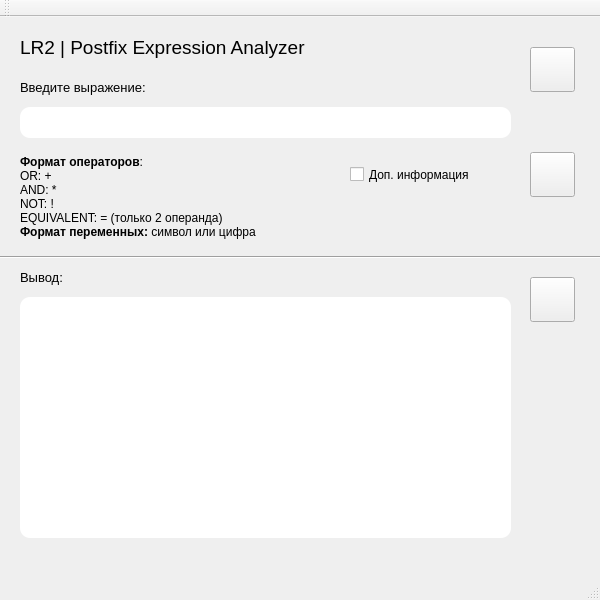
<?xml version="1.0" encoding="UTF-8"?>
<ui version="4.0">
 <class>MainWindow</class>
 <widget class="QMainWindow" name="MainWindow">
  <property name="geometry">
   <rect>
    <x>0</x>
    <y>0</y>
    <width>600</width>
    <height>600</height>
   </rect>
  </property>
  <property name="windowTitle">
   <string>MainWindow</string>
  </property>
  <widget class="QWidget" name="centralWidget">
   <widget class="QPushButton" name="start">
    <property name="geometry">
     <rect>
      <x>530</x>
      <y>135</y>
      <width>45</width>
      <height>45</height>
     </rect>
    </property>
    <property name="whatsThis">
     <string>Проверить</string>
    </property>
    <property name="styleSheet">
     <string notr="true">border-image: url(:/ok.png);</string>
    </property>
    <property name="text">
     <string/>
    </property>
   </widget>
   <widget class="QLineEdit" name="input">
    <property name="geometry">
     <rect>
      <x>20</x>
      <y>90</y>
      <width>491</width>
      <height>31</height>
     </rect>
    </property>
    <property name="styleSheet">
     <string notr="true">border-radius: 10px;
font: 9pt &quot;Tahoma&quot;;</string>
    </property>
   </widget>
   <widget class="QLabel" name="name">
    <property name="geometry">
     <rect>
      <x>20</x>
      <y>10</y>
      <width>341</width>
      <height>41</height>
     </rect>
    </property>
    <property name="font">
     <font>
      <family>Tahoma</family>
      <pointsize>14</pointsize>
      <weight>50</weight>
      <italic>false</italic>
      <bold>false</bold>
     </font>
    </property>
    <property name="styleSheet">
     <string notr="true">font: 14pt &quot;Tahoma&quot;;</string>
    </property>
    <property name="text">
     <string>LR2 | Postfix Expression Analyzer</string>
    </property>
   </widget>
   <widget class="QLabel" name="output">
    <property name="geometry">
     <rect>
      <x>20</x>
      <y>280</y>
      <width>491</width>
      <height>241</height>
     </rect>
    </property>
    <property name="styleSheet">
     <string notr="true">background-color: white;
border-radius: 10px;
padding: 10px;
font: 10pt &quot;Tahoma&quot;;</string>
    </property>
    <property name="text">
     <string/>
    </property>
   </widget>
   <widget class="QLabel" name="message">
    <property name="geometry">
     <rect>
      <x>20</x>
      <y>60</y>
      <width>241</width>
      <height>21</height>
     </rect>
    </property>
    <property name="font">
     <font>
      <family>Tahoma</family>
      <pointsize>10</pointsize>
      <weight>50</weight>
      <italic>false</italic>
      <bold>false</bold>
     </font>
    </property>
    <property name="styleSheet">
     <string notr="true">font: 10pt &quot;Tahoma&quot;;</string>
    </property>
    <property name="text">
     <string>Введите выражение:</string>
    </property>
   </widget>
   <widget class="Line" name="line">
    <property name="geometry">
     <rect>
      <x>0</x>
      <y>230</y>
      <width>611</width>
      <height>20</height>
     </rect>
    </property>
    <property name="orientation">
     <enum>Qt::Horizontal</enum>
    </property>
   </widget>
   <widget class="QPushButton" name="file">
    <property name="geometry">
     <rect>
      <x>530</x>
      <y>30</y>
      <width>45</width>
      <height>45</height>
     </rect>
    </property>
    <property name="whatsThis">
     <string>Проверить</string>
    </property>
    <property name="styleSheet">
     <string notr="true">border-image: url(:/open.png);</string>
    </property>
    <property name="text">
     <string/>
    </property>
   </widget>
   <widget class="QPushButton" name="save">
    <property name="geometry">
     <rect>
      <x>530</x>
      <y>260</y>
      <width>45</width>
      <height>45</height>
     </rect>
    </property>
    <property name="whatsThis">
     <string>Проверить</string>
    </property>
    <property name="styleSheet">
     <string notr="true">border-image: url(:/savef.png);</string>
    </property>
    <property name="text">
     <string/>
    </property>
   </widget>
   <widget class="QLabel" name="message_2">
    <property name="geometry">
     <rect>
      <x>20</x>
      <y>250</y>
      <width>241</width>
      <height>21</height>
     </rect>
    </property>
    <property name="font">
     <font>
      <family>Tahoma</family>
      <pointsize>10</pointsize>
      <weight>50</weight>
      <italic>false</italic>
      <bold>false</bold>
     </font>
    </property>
    <property name="styleSheet">
     <string notr="true">font: 10pt &quot;Tahoma&quot;;</string>
    </property>
    <property name="text">
     <string>Вывод:</string>
    </property>
   </widget>
   <widget class="QCheckBox" name="logs">
    <property name="geometry">
     <rect>
      <x>350</x>
      <y>135</y>
      <width>171</width>
      <height>45</height>
     </rect>
    </property>
    <property name="styleSheet">
     <string notr="true">font: 10pt &quot;Tahoma&quot;;</string>
    </property>
    <property name="text">
     <string>Доп. информация</string>
    </property>
   </widget>
   <widget class="QLabel" name="label">
    <property name="geometry">
     <rect>
      <x>20</x>
      <y>130</y>
      <width>271</width>
      <height>101</height>
     </rect>
    </property>
    <property name="text">
     <string>&lt;html&gt;&lt;head/&gt;&lt;body&gt;&lt;p&gt;&lt;span style=&quot; font-weight:600;&quot;&gt;Формат операторов&lt;/span&gt;: &lt;br/&gt;OR: +&lt;span style=&quot; font-weight:600;&quot;&gt;&lt;br/&gt;&lt;/span&gt;AND: *&lt;span style=&quot; font-weight:600;&quot;&gt;&lt;br/&gt;&lt;/span&gt;NOT: !&lt;span style=&quot; font-weight:600;&quot;&gt;&lt;br/&gt;&lt;/span&gt;EQUIVALENT: = (только 2 операнда)&lt;span style=&quot; font-weight:600;&quot;&gt;&lt;br/&gt;Формат переменных:&lt;/span&gt; символ или цифра&lt;/p&gt;&lt;/body&gt;&lt;/html&gt;</string>
    </property>
   </widget>
  </widget>
  <widget class="QMenuBar" name="menuBar">
   <property name="geometry">
    <rect>
     <x>0</x>
     <y>0</y>
     <width>600</width>
     <height>26</height>
    </rect>
   </property>
  </widget>
  <widget class="QToolBar" name="mainToolBar">
   <attribute name="toolBarArea">
    <enum>TopToolBarArea</enum>
   </attribute>
   <attribute name="toolBarBreak">
    <bool>false</bool>
   </attribute>
  </widget>
  <widget class="QStatusBar" name="statusBar"/>
 </widget>
 <layoutdefault spacing="6" margin="11"/>
 <resources/>
 <connections/>
</ui>
